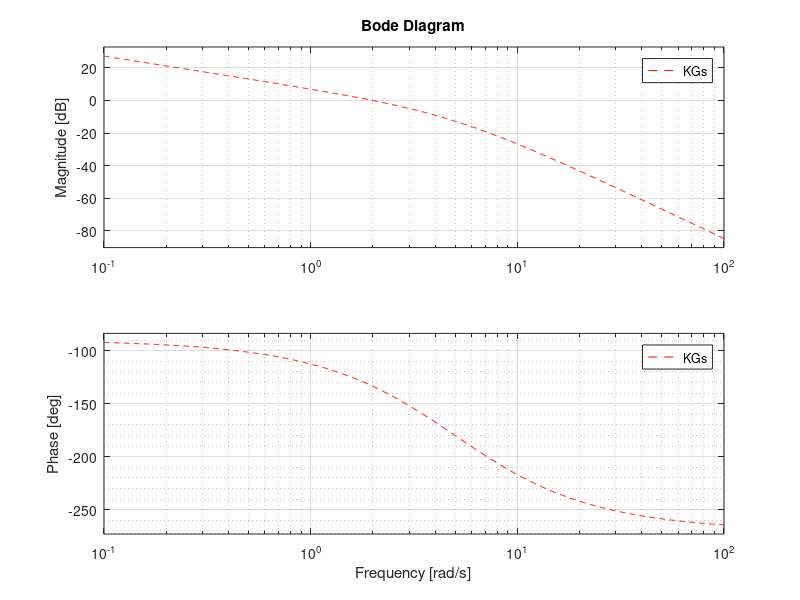

This figure's MATLAB source: (Note: this script raises an error after producing the figure.)
%% ECE411 Gain compensation Ex II
clear all
clc

s=tf('s');
Gs=1/(s*(1+s/5)^2);
KGs=2.31/(s*(1+s/5)^2);
h=figure(1);clf
hold on
bode(Gs,'k');
bode(KGs,'r--');
grid minor
%%
ax = findall (h, 'type', 'axes');% Return the handles to all objects of type = axes
pl = findall (h, 'type', 'line');% Return the handles to all objects of type = line

% phase crossover
vline = refline(ax(3),[0 0]);
vline.YData=[-140 40];
vline.XData=[5 5];
vline.Color = 'k';
set(vline,'LineStyle','--')
v2line = refline(ax(2),[0 0]);
v2line.YData=[-270 -90];
v2line.XData=[5 5];
v2line.Color = 'k';
set(v2line,'LineStyle','--')
% gain crossovers
vline = refline(ax(3),[0 0]);
vline.YData=[-140 40];
vline.XData=[.964 .964];
vline.Color = 'k';
set(vline,'LineStyle','--')
v2line = refline(ax(2),[0 0]);
v2line.YData=[-270 -90];
v2line.XData=[.964 .964];
v2line.Color = 'k';
set(v2line,'LineStyle','--')

vline = refline(ax(3),[0 0]);
vline.YData=[-140 40];
vline.XData=[2 2];
vline.Color = 'k';
set(vline,'LineStyle','--')
v2line = refline(ax(2),[0 0]);
v2line.YData=[-270 -90];
v2line.XData=[2 2];
v2line.Color = 'k';
set(v2line,'LineStyle','--')

set(ax(2),'YLim', [-270 -90],'YTick',[-270 -225 -180 -133.5 -111.8 -90])  % Set phase axis
set(ax(3),'YTick',[-140 -120 -100 -80 -60 -40 -20 -12.7 0 20 40]) % Set mag axis

text(ax(3),.24, -5.5, 'Uncompensated $\nearrow$', 'Interpreter', 'latex')
text(ax(2),2.1, 83, '$\swarrow$ Compensated ', 'Interpreter', 'latex')
text(ax(2),5.2, -175, '$\swarrow$ Phase Crossover ', 'Interpreter', 'latex')

h=text(ax(2),.2,110, '\leftarrow 20dB/d \rightarrow')
set(h, 'rotation', -11)
h=text(ax(2),20,40, '\leftarrow 60dB/d \rightarrow')
set(h, 'rotation', -28)
